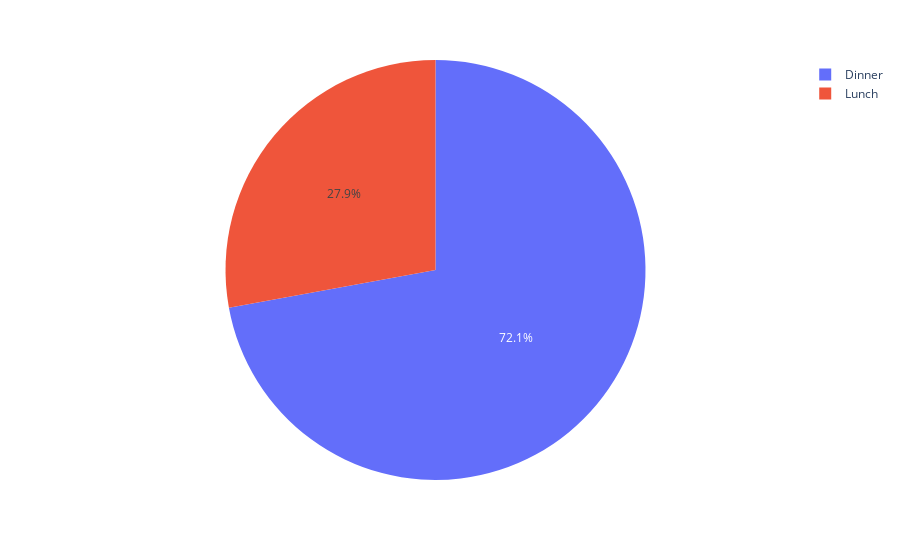

Write notebook code for a chart like this one.
### Code cell
figure=px.pie(data, names='time')
figure.show()

### Figure 1 — Plotly figure (JSON) as saved in the notebook; plotly's stock layout.template omitted (floating-point values rounded to 4 significant figures; data arrays with more than 128 entries replaced by an {"elided": "..."} marker saying what was removed)
{"data": [{"domain": {"x": [0, 1], "y": [0, 1]}, "hovertemplate": "time=%{label}<extra></extra>", "labels": {"elided": "244 str values"}, "legendgroup": "", "name": "", "showlegend": true, "type": "pie"}], "layout": {"legend": {"tracegroupgap": 0}, "margin": {"t": 60}}}
